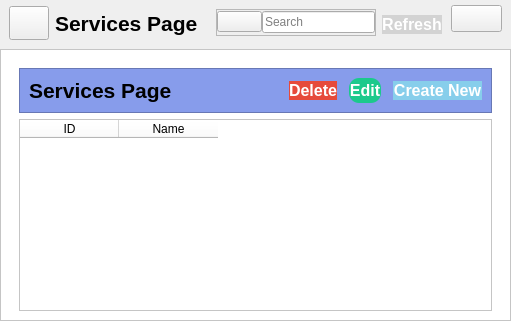
         <widget class="QWidget" name="servicesPage">
          <property name="font">
           <font>
            <pointsize>12</pointsize>
            <bold>true</bold>
           </font>
          </property>
          <property name="cursor">
           <cursorShape>PointingHandCursor</cursorShape>
          </property>
          <layout class="QVBoxLayout" name="verticalLayout_23">
           <property name="spacing">
            <number>0</number>
           </property>
           <property name="leftMargin">
            <number>0</number>
           </property>
           <property name="topMargin">
            <number>0</number>
           </property>
           <property name="rightMargin">
            <number>0</number>
           </property>
           <property name="bottomMargin">
            <number>0</number>
           </property>
           <item>
            <widget class="QWidget" name="widget_22" native="true">
             <property name="styleSheet">
              <string notr="true"/>
             </property>
             <layout class="QVBoxLayout" name="verticalLayout_21">
              <property name="spacing">
               <number>0</number>
              </property>
              <property name="leftMargin">
               <number>0</number>
              </property>
              <property name="topMargin">
               <number>0</number>
              </property>
              <property name="rightMargin">
               <number>0</number>
              </property>
              <property name="bottomMargin">
               <number>0</number>
              </property>
              <item>
               <widget class="QWidget" name="headerFrame_5" native="true">
                <layout class="QHBoxLayout" name="horizontalLayout_41">
                 <property name="spacing">
                  <number>0</number>
                 </property>
                 <property name="leftMargin">
                  <number>0</number>
                 </property>
                 <property name="topMargin">
                  <number>0</number>
                 </property>
                 <property name="rightMargin">
                  <number>0</number>
                 </property>
                 <property name="bottomMargin">
                  <number>0</number>
                 </property>
                 <item>
                  <widget class="QWidget" name="widget_23" native="true">
                   <layout class="QHBoxLayout" name="horizontalLayout_42">
                    <property name="topMargin">
                     <number>6</number>
                    </property>
                    <item alignment="Qt::AlignVCenter">
                     <widget class="QPushButton" name="menuBtn_4">
                      <property name="minimumSize">
                       <size>
                        <width>40</width>
                        <height>34</height>
                       </size>
                      </property>
                      <property name="maximumSize">
                       <size>
                        <width>40</width>
                        <height>16777215</height>
                       </size>
                      </property>
                      <property name="cursor">
                       <cursorShape>PointingHandCursor</cursorShape>
                      </property>
                      <property name="text">
                       <string/>
                      </property>
                      <property name="icon">
                       <iconset>
                        <normaloff>resource/menu.svg</normaloff>resource/menu.svg</iconset>
                      </property>
                      <property name="iconSize">
                       <size>
                        <width>24</width>
                        <height>24</height>
                       </size>
                      </property>
                     </widget>
                    </item>
                    <item>
                     <widget class="QLabel" name="dashBoard_4">
                      <property name="font">
                       <font>
                        <pointsize>16</pointsize>
                        <bold>true</bold>
                       </font>
                      </property>
                      <property name="text">
                       <string>Services Page</string>
                      </property>
                     </widget>
                    </item>
                   </layout>
                  </widget>
                 </item>
                 <item alignment="Qt::AlignHCenter">
                  <widget class="QWidget" name="widget_24" native="true">
                   <layout class="QHBoxLayout" name="horizontalLayout_43">
                    <item alignment="Qt::AlignLeft|Qt::AlignTop">
                     <widget class="QFrame" name="searchBar_4">
                      <property name="minimumSize">
                       <size>
                        <width>160</width>
                        <height>0</height>
                       </size>
                      </property>
                      <property name="frameShape">
                       <enum>QFrame::StyledPanel</enum>
                      </property>
                      <property name="frameShadow">
                       <enum>QFrame::Raised</enum>
                      </property>
                      <layout class="QHBoxLayout" name="horizontalLayout_44">
                       <property name="spacing">
                        <number>0</number>
                       </property>
                       <property name="leftMargin">
                        <number>0</number>
                       </property>
                       <property name="topMargin">
                        <number>1</number>
                       </property>
                       <property name="rightMargin">
                        <number>0</number>
                       </property>
                       <property name="bottomMargin">
                        <number>2</number>
                       </property>
                       <item>
                        <widget class="QPushButton" name="servicesSearchBtn">
                         <property name="cursor">
                          <cursorShape>PointingHandCursor</cursorShape>
                         </property>
                         <property name="styleSheet">
                          <string notr="true">
padding: 0;</string>
                         </property>
                         <property name="text">
                          <string/>
                         </property>
                         <property name="icon">
                          <iconset>
                           <normaloff>resource/search.svg</normaloff>resource/search.svg</iconset>
                         </property>
                         <property name="iconSize">
                          <size>
                           <width>24</width>
                           <height>24</height>
                          </size>
                         </property>
                        </widget>
                       </item>
                       <item>
                        <widget class="QLineEdit" name="lineEdit_4">
                         <property name="font">
                          <font>
                           <pointsize>9</pointsize>
                           <bold>false</bold>
                           <kerning>true</kerning>
                          </font>
                         </property>
                         <property name="styleSheet">
                          <string notr="true">color:black;
font-size: 9pt;
font-weight: normal</string>
                         </property>
                         <property name="placeholderText">
                          <string>Search</string>
                         </property>
                        </widget>
                       </item>
                      </layout>
                     </widget>
                    </item>
                    <item alignment="Qt::AlignLeft">
                     <widget class="QPushButton" name="refSearchService">
                      <property name="font">
                       <font>
                        <pointsize>12</pointsize>
                        <bold>true</bold>
                       </font>
                      </property>
                      <property name="styleSheet">
                       <string notr="true">background-color: #D3D3D3;
border-radius: 10px;
color: #FFFFFF;
</string>
                      </property>
                      <property name="text">
                       <string>Refresh</string>
                      </property>
                      <property name="icon">
                       <iconset>
                        <normaloff>resource/refresh-cw.svg</normaloff>resource/refresh-cw.svg</iconset>
                      </property>
                      <property name="iconSize">
                       <size>
                        <width>24</width>
                        <height>24</height>
                       </size>
                      </property>
                     </widget>
                    </item>
                   </layout>
                  </widget>
                 </item>
                 <item alignment="Qt::AlignRight|Qt::AlignTop">
                  <widget class="QWidget" name="widget_25" native="true">
                   <layout class="QHBoxLayout" name="horizontalLayout_45">
                    <property name="spacing">
                     <number>0</number>
                    </property>
                    <property name="leftMargin">
                     <number>0</number>
                    </property>
                    <property name="topMargin">
                     <number>5</number>
                    </property>
                    <property name="rightMargin">
                     <number>9</number>
                    </property>
                    <property name="bottomMargin">
                     <number>0</number>
                    </property>
                    <item alignment="Qt::AlignTop">
                     <widget class="QPushButton" name="aboutBtn_4">
                      <property name="cursor">
                       <cursorShape>PointingHandCursor</cursorShape>
                      </property>
                      <property name="contextMenuPolicy">
                       <enum>Qt::DefaultContextMenu</enum>
                      </property>
                      <property name="text">
                       <string/>
                      </property>
                      <property name="icon">
                       <iconset>
                        <normaloff>resource/database.svg</normaloff>resource/database.svg</iconset>
                      </property>
                      <property name="iconSize">
                       <size>
                        <width>24</width>
                        <height>24</height>
                       </size>
                      </property>
                     </widget>
                    </item>
                   </layout>
                  </widget>
                 </item>
                </layout>
               </widget>
              </item>
              <item>
               <widget class="QFrame" name="frame_18">
                <property name="styleSheet">
                 <string notr="true">background-color: #FFFFFF</string>
                </property>
                <property name="frameShape">
                 <enum>QFrame::StyledPanel</enum>
                </property>
                <property name="frameShadow">
                 <enum>QFrame::Raised</enum>
                </property>
                <layout class="QVBoxLayout" name="verticalLayout_22">
                 <property name="leftMargin">
                  <number>18</number>
                 </property>
                 <property name="topMargin">
                  <number>18</number>
                 </property>
                 <property name="rightMargin">
                  <number>18</number>
                 </property>
                 <item>
                  <widget class="QFrame" name="frame_19">
                   <property name="styleSheet">
                    <string notr="true">background-color: #879CEB</string>
                   </property>
                   <property name="frameShape">
                    <enum>QFrame::StyledPanel</enum>
                   </property>
                   <property name="frameShadow">
                    <enum>QFrame::Raised</enum>
                   </property>
                   <layout class="QHBoxLayout" name="horizontalLayout_19">
                    <property name="spacing">
                     <number>12</number>
                    </property>
                    <item>
                     <widget class="QLabel" name="label_5">
                      <property name="font">
                       <font>
                        <pointsize>16</pointsize>
                        <bold>true</bold>
                       </font>
                      </property>
                      <property name="text">
                       <string>Services Page</string>
                      </property>
                     </widget>
                    </item>
                    <item>
                     <spacer name="horizontalSpacer_4">
                      <property name="orientation">
                       <enum>Qt::Horizontal</enum>
                      </property>
                      <property name="sizeHint" stdset="0">
                       <size>
                        <width>40</width>
                        <height>20</height>
                       </size>
                      </property>
                     </spacer>
                    </item>
                    <item>
                     <widget class="QPushButton" name="deleteService">
                      <property name="font">
                       <font>
                        <pointsize>12</pointsize>
                        <bold>true</bold>
                       </font>
                      </property>
                      <property name="cursor">
                       <cursorShape>PointingHandCursor</cursorShape>
                      </property>
                      <property name="styleSheet">
                       <string notr="true">	background-color: #e64a3b;
	border-radius: 10px;
	color: #FFFFFF;</string>
                      </property>
                      <property name="text">
                       <string>Delete</string>
                      </property>
                      <property name="icon">
                       <iconset>
                        <normaloff>resource/x-circle.svg</normaloff>resource/x-circle.svg</iconset>
                      </property>
                      <property name="iconSize">
                       <size>
                        <width>24</width>
                        <height>24</height>
                       </size>
                      </property>
                     </widget>
                    </item>
                    <item>
                     <widget class="QPushButton" name="editService">
                      <property name="maximumSize">
                       <size>
                        <width>16777215</width>
                        <height>16777212</height>
                       </size>
                      </property>
                      <property name="font">
                       <font>
                        <pointsize>12</pointsize>
                        <bold>true</bold>
                       </font>
                      </property>
                      <property name="cursor">
                       <cursorShape>PointingHandCursor</cursorShape>
                      </property>
                      <property name="styleSheet">
                       <string notr="true">	background-color: #1bc98c;
	border-radius: 10px;
	color: #FFFFFF;</string>
                      </property>
                      <property name="text">
                       <string>Edit</string>
                      </property>
                      <property name="icon">
                       <iconset>
                        <normaloff>resource/edit.svg</normaloff>resource/edit.svg</iconset>
                      </property>
                      <property name="iconSize">
                       <size>
                        <width>24</width>
                        <height>24</height>
                       </size>
                      </property>
                     </widget>
                    </item>
                    <item>
                     <widget class="QPushButton" name="createService">
                      <property name="font">
                       <font>
                        <pointsize>12</pointsize>
                        <bold>true</bold>
                       </font>
                      </property>
                      <property name="cursor">
                       <cursorShape>PointingHandCursor</cursorShape>
                      </property>
                      <property name="styleSheet">
                       <string notr="true">	background-color: #87CEEB;
	border-radius: 10px;
	color: #FFFFFF;
</string>
                      </property>
                      <property name="text">
                       <string>Create New</string>
                      </property>
                      <property name="icon">
                       <iconset>
                        <normaloff>resource/plus-circle.svg</normaloff>resource/plus-circle.svg</iconset>
                      </property>
                      <property name="iconSize">
                       <size>
                        <width>24</width>
                        <height>24</height>
                       </size>
                      </property>
                     </widget>
                    </item>
                   </layout>
                  </widget>
                 </item>
                 <item>
                  <widget class="QTableWidget" name="servicesTableWidget">
                   <property name="font">
                    <font>
                     <pointsize>12</pointsize>
                     <bold>false</bold>
                    </font>
                   </property>
                   <property name="cursor" stdset="0">
                    <cursorShape>PointingHandCursor</cursorShape>
                   </property>
                   <attribute name="horizontalHeaderDefaultSectionSize">
                    <number>99</number>
                   </attribute>
                   <column>
                    <property name="text">
                     <string>ID</string>
                    </property>
                   </column>
                   <column>
                    <property name="text">
                     <string>Name</string>
                    </property>
                   </column>
                  </widget>
                 </item>
                </layout>
               </widget>
              </item>
             </layout>
            </widget>
           </item>
          </layout>
         </widget>
